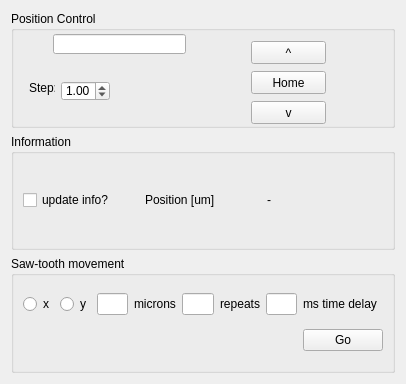
<?xml version="1.0" encoding="UTF-8"?>
<ui version="4.0">
 <class>Form</class>
 <widget class="QWidget" name="Form">
  <property name="geometry">
   <rect>
    <x>0</x>
    <y>0</y>
    <width>406</width>
    <height>384</height>
   </rect>
  </property>
  <property name="windowTitle">
   <string>Thorlabs stage</string>
  </property>
  <layout class="QVBoxLayout" name="verticalLayout">
   <item>
    <widget class="QGroupBox" name="groupBox">
     <property name="title">
      <string>Position Control</string>
     </property>
     <widget class="QLabel" name="label_4">
      <property name="geometry">
       <rect>
        <x>18</x>
        <y>69</y>
        <width>26</width>
        <height>16</height>
       </rect>
      </property>
      <property name="text">
       <string>Step:</string>
      </property>
     </widget>
     <widget class="QPushButton" name="pushButtonUp">
      <property name="geometry">
       <rect>
        <x>240</x>
        <y>30</y>
        <width>75</width>
        <height>23</height>
       </rect>
      </property>
      <property name="text">
       <string>^</string>
      </property>
     </widget>
     <widget class="QPushButton" name="pushButtonHomeXY">
      <property name="geometry">
       <rect>
        <x>240</x>
        <y>60</y>
        <width>75</width>
        <height>23</height>
       </rect>
      </property>
      <property name="text">
       <string>Home</string>
      </property>
     </widget>
     <widget class="QPushButton" name="pushButtonDown">
      <property name="geometry">
       <rect>
        <x>240</x>
        <y>90</y>
        <width>75</width>
        <height>23</height>
       </rect>
      </property>
      <property name="text">
       <string>v</string>
      </property>
     </widget>
     <widget class="QDoubleSpinBox" name="doubleSpinBoxStep">
      <property name="geometry">
       <rect>
        <x>50</x>
        <y>70</y>
        <width>49</width>
        <height>20</height>
       </rect>
      </property>
      <property name="singleStep">
       <double>0.100000000000000</double>
      </property>
      <property name="value">
       <double>1.000000000000000</double>
      </property>
     </widget>
     <widget class="QLineEdit" name="lineEdit_pos">
      <property name="geometry">
       <rect>
        <x>42</x>
        <y>23</y>
        <width>133</width>
        <height>20</height>
       </rect>
      </property>
     </widget>
    </widget>
   </item>
   <item>
    <widget class="QGroupBox" name="groupBox_3">
     <property name="title">
      <string>Information</string>
     </property>
     <layout class="QGridLayout" name="gridLayout_3">
      <item row="1" column="1">
       <widget class="QLabel" name="label_18">
        <property name="text">
         <string>Position [um]</string>
        </property>
       </widget>
      </item>
      <item row="1" column="0">
       <widget class="QCheckBox" name="updateInfo_checkBox">
        <property name="text">
         <string>update info?</string>
        </property>
       </widget>
      </item>
      <item row="1" column="2">
       <widget class="QLabel" name="labelPos">
        <property name="text">
         <string>-</string>
        </property>
       </widget>
      </item>
     </layout>
    </widget>
   </item>
   <item>
    <widget class="QGroupBox" name="groupBox_2">
     <property name="title">
      <string>Saw-tooth movement</string>
     </property>
     <layout class="QGridLayout" name="gridLayout_2">
      <item row="0" column="1">
       <widget class="QRadioButton" name="xsawtooth_radioButton">
        <property name="text">
         <string>x</string>
        </property>
       </widget>
      </item>
      <item row="0" column="2">
       <widget class="QRadioButton" name="ysawtooth_radioButton">
        <property name="text">
         <string>y</string>
        </property>
       </widget>
      </item>
      <item row="0" column="3">
       <widget class="QLineEdit" name="sawtoothMovement_lineEdit">
        <property name="maximumSize">
         <size>
          <width>40</width>
          <height>16777215</height>
         </size>
        </property>
       </widget>
      </item>
      <item row="0" column="4">
       <widget class="QLabel" name="label">
        <property name="text">
         <string>microns</string>
        </property>
       </widget>
      </item>
      <item row="0" column="6">
       <widget class="QLabel" name="label_2">
        <property name="text">
         <string>repeats</string>
        </property>
       </widget>
      </item>
      <item row="0" column="5">
       <widget class="QLineEdit" name="sawtoothRepeats_lineEdit">
        <property name="maximumSize">
         <size>
          <width>40</width>
          <height>16777215</height>
         </size>
        </property>
       </widget>
      </item>
      <item row="0" column="7">
       <widget class="QLineEdit" name="sawtoothTimeDelay_lineEdit">
        <property name="maximumSize">
         <size>
          <width>40</width>
          <height>16777215</height>
         </size>
        </property>
       </widget>
      </item>
      <item row="0" column="8">
       <widget class="QLabel" name="label_3">
        <property name="text">
         <string>ms time delay</string>
        </property>
       </widget>
      </item>
      <item row="1" column="8">
       <widget class="QPushButton" name="go_pushButton">
        <property name="text">
         <string>Go</string>
        </property>
       </widget>
      </item>
     </layout>
    </widget>
   </item>
  </layout>
 </widget>
 <resources/>
 <connections/>
</ui>
